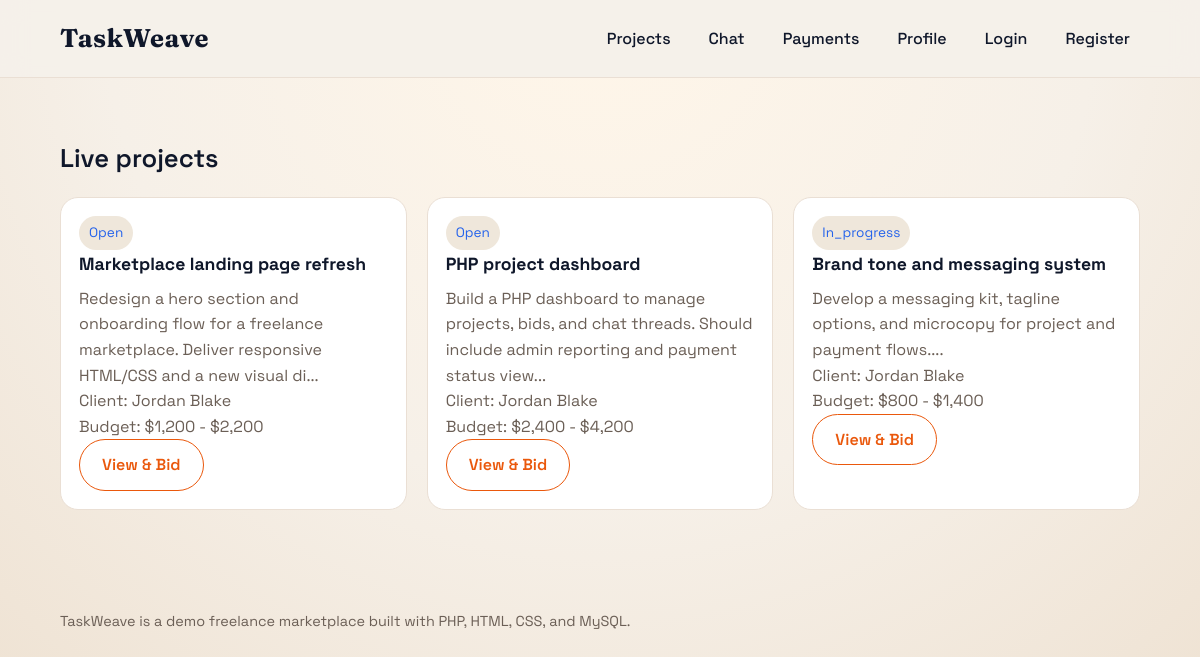
The app's page /projects.php with its own data.
### tables this page shows
CREATE TABLE projects (
  id INT AUTO_INCREMENT PRIMARY KEY,
  client_id INT NOT NULL,
  title VARCHAR(180) NOT NULL,
  description TEXT NOT NULL,
  category VARCHAR(80) NOT NULL,
  budget_min DECIMAL(10,2) NOT NULL,
  budget_max DECIMAL(10,2) NOT NULL,
  status ENUM('open', 'in_progress', 'completed') DEFAULT 'open',
  created_at TIMESTAMP DEFAULT CURRENT_TIMESTAMP,
  FOREIGN KEY (client_id) REFERENCES users(id)
);

CREATE TABLE users (
  id INT AUTO_INCREMENT PRIMARY KEY,
  role ENUM('client', 'freelancer', 'admin') NOT NULL DEFAULT 'freelancer',
  full_name VARCHAR(120) NOT NULL,
  email VARCHAR(160) NOT NULL UNIQUE,
  password_hash VARCHAR(255) NOT NULL,
  title VARCHAR(160) DEFAULT NULL,
  bio TEXT DEFAULT NULL,
  skills VARCHAR(255) DEFAULT NULL,
  location VARCHAR(120) DEFAULT NULL,
  created_at TIMESTAMP DEFAULT CURRENT_TIMESTAMP
);

### projects.php (the view)
<?php
require_once __DIR__ . '/includes/db.php';
include __DIR__ . '/includes/header.php';
$projects = [];
$result = $mysqli->query("SELECT p.id, p.title, p.description, p.budget_min, p.budget_max, p.status, u.full_name FROM projects p JOIN users u ON p.client_id = u.id ORDER BY p.created_at DESC");
if ($result) {
    $projects = $result->fetch_all(MYSQLI_ASSOC);
}
?>
<section class="section container">
  <h2 class="section-title">Live projects</h2>
  <div class="grid">
    <?php foreach ($projects as $project): ?>
      <div class="card">
        <span class="badge"><?php echo htmlspecialchars(ucfirst($project['status'])); ?></span>
        <h3><?php echo htmlspecialchars($project['title']); ?></h3>
        <p><?php echo htmlspecialchars(substr($project['description'], 0, 120)); ?>...</p>
        <p>Client: <?php echo htmlspecialchars($project['full_name']); ?></p>
        <p>Budget: $<?php echo number_format($project['budget_min']); ?> - $<?php echo number_format($project['budget_max']); ?></p>
        <a class="btn secondary" href="project.php?id=<?php echo $project['id']; ?>">View & Bid</a>
      </div>
    <?php endforeach; ?>
  </div>
</section>
<?php include __DIR__ . '/includes/footer.php'; ?>

### assets/css/style.css (style rules this page uses)
:root { --bg: #f6f0e8; --surface: #ffffff; --ink: #0f172a; --muted: #6b5f56; --accent: #ea580c; --accent-2: #2563eb; --border: #eadfd4; --shadow: 0 22px 60px rgba(15, 23, 42, 0.12); --hero-bg: #0f172a; --hero-ink: #f8fafc; }
* { box-sizing: border-box; margin: 0; padding: 0; }
body { font-family: 'Space Grotesk', sans-serif; background: radial-gradient(circle at top, #fff6e9 0%, #f6f0e8 55%, #efe3d4 100%); color: var(--ink); line-height: 1.6; }
a { color: inherit; text-decoration: none; }
.container { width: min(1100px, 90%); margin: 0 auto; }
.btn { display: inline-flex; align-items: center; justify-content: center; gap: 8px; padding: 12px 22px; border-radius: 999px; border: 1px solid var(--accent); background: var(--accent); color: #fff; font-weight: 600; transition: 0.2s ease; }
.btn.secondary { background: transparent; color: var(--accent); border-color: var(--accent); }
.section { padding: 60px 0; }
.section-title { font-size: 1.6rem; font-weight: 600; margin-bottom: 18px; }
.grid { display: grid; gap: 20px; grid-template-columns: repeat(auto-fit, minmax(230px, 1fr)); }
.card { background: var(--surface); border-radius: 18px; padding: 18px; border: 1px solid var(--border); }
.card h3 { font-size: 1.1rem; margin-bottom: 8px; }
.card p { color: var(--muted); }
.badge { display: inline-flex; align-items: center; gap: 6px; padding: 6px 10px; border-radius: 999px; background: #efe7db; color: var(--accent-2); font-size: 0.85rem; }

### records on screen
projects: status "Open", title "Marketplace landing page refresh", description "Redesign a hero section and onboarding flow for a freelance marketplace. Deliver responsive HTML/CSS and a new visual di", client.full_name "Jordan Blake", budget_min "1,200", budget_max "2,200"
projects: status "Open", title "PHP project dashboard", description "Build a PHP dashboard to manage projects, bids, and chat threads. Should include admin reporting and payment status view", client.full_name "Jordan Blake", budget_min "2,400", budget_max "4,200"
projects: status "In_progress", title "Brand tone and messaging system", description "Develop a messaging kit, tagline options, and microcopy for project and payment flows.", client.full_name "Jordan Blake", budget_min "800", budget_max "1,400"
